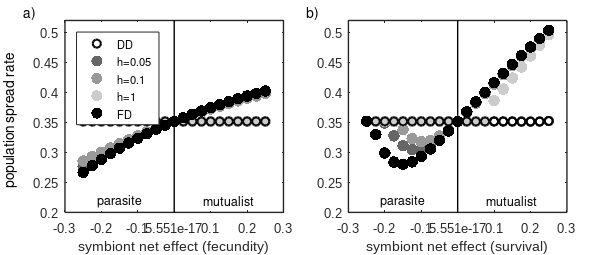

Reproduce this figure in MATLAB.
clear all; close all
% model written by Allison Shaw (contact for assistance: ashaw@umn.edu)
%   last updated: 19 January 2022

load fig3_stype=2.mat
speed_DD_a = speed_DD;
speed_FD_a = speed_FD;
speed_type3_a = speed_type3;

load fig3_stype=1.mat
speed_DD_b = speed_DD;
speed_FD_b = speed_FD;
speed_type3_b = speed_type3;


fs1 = 10;  % axes labels
fs3 = 09;  % axis numbering
lw2 = 1; % fig edges
lw1 = 1.5; % fig edges
msize = 25; % marker size

width = 15;
height = 6.5;
xpos = 3;
ypos = 2;
sx = 0.11;
sy = 0.17;
w = 0.37;
he = 0.75;
dx = 0.11;

g0 = [0 0 0]; % black
g1 = [0.4 0.4 0.4]; % med grey
g2 = [0.6 0.6 0.6]; % med grey
g3 = [0.8 0.8 0.8]; % light grey

figure(1); clf
hh = gcf;
set(hh,'PaperUnits','centimeters');
set(hh,'Units','centimeters');
set(gcf,'Position',[xpos ypos width height])

axes('position',[sx sy w he])
    ind = [2 3 6];
    plot(nvec,speed_DD_a,'o','color',g0,'LineWidth',lw1)
    hold on
    i=ind(1);plot(nvec,speed_type3_a(i,:),'.','color',g1,'LineWidth',lw1,'MarkerSize',msize)
    i=ind(2);plot(nvec,speed_type3_a(i,:),'.','color',g2,'LineWidth',lw1,'MarkerSize',msize)
    i=ind(3);plot(nvec,speed_type3_a(i,:),'.','color',g3,'LineWidth',lw1,'MarkerSize',msize)
    plot(nvec,speed_FD_a,'.','color',g0,'LineWidth',lw1,'MarkerSize',msize)
    legend('DD',strcat(['h=',num2str(hvec(ind(1)))]),strcat(['h=',num2str(hvec(ind(2)))]),strcat(['h=',num2str(hvec(ind(3)))]),'FD','Location','NorthWest','AutoUpdate','off')
    plot(nvec,speed_DD_a,'o','color',g0,'LineWidth',lw1)
    line([0 0],[0.2 0.6],'color','k','LineWidth',lw2)
    xlabel('symbiont net effect (fecundity)','fontsize',fs1)
    text(-0.15,0.22,'parasite','HorizontalAlignment','center','FontSize',fs3)
    text( 0.15,0.22,'mutualist','HorizontalAlignment','center','FontSize',fs3)
    axis([-0.3 0.3 0.2 0.52])
    set(gca,'XTick',-0.3:0.1:0.3)
    set(gca,'FontSize',fs3,'LineWidth',lw2,'Fontname', 'Arial');

axes('position',[sx+dx+w sy w he])
    plot(nvec,speed_DD_b,'o','color',g0,'LineWidth',lw1)
    hold on
    i=ind(1);plot(nvec,speed_type3_b(i,:),'.','color',g1,'LineWidth',lw1,'MarkerSize',msize)
    i=ind(2);plot(nvec,speed_type3_b(i,:),'.','color',g2,'LineWidth',lw1,'MarkerSize',msize)
    i=ind(3);plot(nvec,speed_type3_b(i,:),'.','color',g3,'LineWidth',lw1,'MarkerSize',msize)
    plot(nvec,speed_FD_b,'.','color',g0,'LineWidth',lw1,'MarkerSize',msize)
    plot(nvec,speed_DD_b,'o','color',g0,'LineWidth',lw1)
    line([0 0],[0.2 0.6],'color','k','LineWidth',lw2)
    xlabel('symbiont net effect (survival)','fontsize',fs1)
    text(-0.15,0.22,'parasite','HorizontalAlignment','center','FontSize',fs3)
    text( 0.15,0.22,'mutualist','HorizontalAlignment','center','FontSize',fs3)
    axis([-0.3 0.3 0.2 0.52])
    set(gca,'XTick',-0.3:0.1:0.3)
    set(gca,'FontSize',fs3,'LineWidth',lw2,'Fontname', 'Arial');

% label subpanels
axes('position',[0 0 1 1],'visible','off')
hold on
     text(0.05,     0.95,'a)','horizontalalignment','center')
     text(0.05+w+dx,0.95,'b)','horizontalalignment','center')
     text(0.015,0.53,'population spread rate','horizontalalignment','center','rotation',90)
     set(gca,'FontSize',fs3,'Fontname', 'Arial');
axis([0 1 0 1])


% Backup previous settings
prePaperType = get(hh,'PaperType');
prePaperPosition = get(hh,'PaperPosition');
prePaperSize = get(hh,'PaperSize');

% Make changing paper type possible
set(hh,'PaperType','<custom>');
% Set the page size and position to match the figure's dimensions
position = get(hh,'Position');
set(hh,'PaperPosition',[0,0,position(3:4)]);
set(hh,'PaperSize',position(3:4));

%saveas(1,strcat(['fig3.jpg']))
%print -dpdf -r600 Figure_3.pdf
print -djpeg -r600 fig3.jpg

% Restore the previous settings
set(hh,'PaperType',prePaperType);
set(hh,'PaperPosition',prePaperPosition);
set(hh,'PaperSize',prePaperSize);



